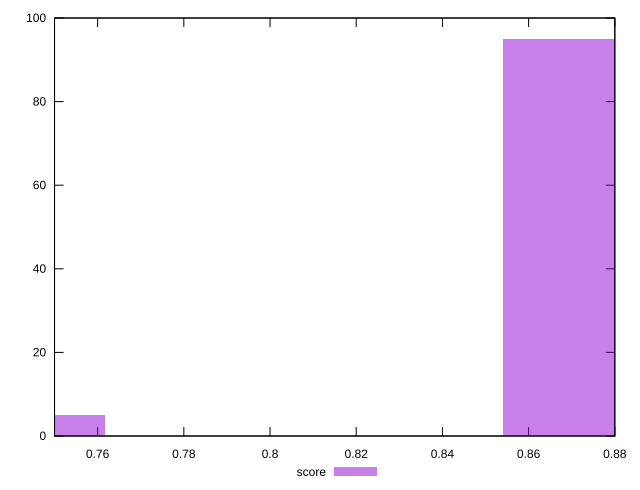

gnuplot code for this plot:
reset

$score <<EOF
0.8770500395201272 95
0.7385684543327387 5
EOF

set key outside below
set boxwidth 0.046160528395796166
set xrange [0.75:0.88]
set yrange [0:100]
set trange [0:100]
set style fill transparent solid 0.5 noborder
set terminal svg size 640, 490 enhanced background rgb 'white'
set output "report_00011_2021-02-09T10:53:21.242Z/unused-css-rules/samples/pages+cached+noadtech+nomedia/score/histogram.svg"

plot $score title "score" with boxes

reset
